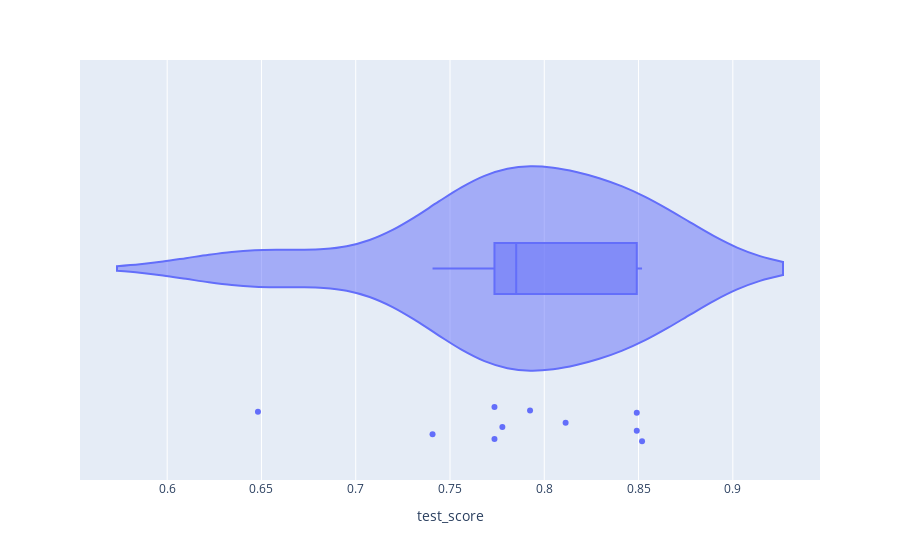

The code cell stored with this chart in its notebook:
### Markdown cell above
## KFolds

**Funcionamento**

1. **Divisão do Conjunto de Dados:**
   O conjunto de dados é dividido aleatoriamente em \( k \) subconjuntos (ou "folds") de aproximadamente igual tamanho.

2. **Execução Iterativa:**
   O modelo é treinado e validado \( k \) vezes, com cada uma das \( k \) partes sendo usada exatamente uma vez como conjunto de teste, enquanto as \( k-1 \) partes restantes formam o conjunto de treino.

3. **Treinamento e Validação:**
   - Em cada iteração, o modelo é treinado com \( k-1 \) folds e testado no fold restante.
   - Isso permite que o modelo seja validado de maneira justa, utilizando todo o conjunto de dados para treino e teste ao longo das \( k \) iterações.

4. **Avaliação do Modelo:**
   - Após o treinamento, os resultados de cada fold são usados para estimar a eficácia do modelo, tipicamente através da média das métricas de desempenho (como precisão, recall, F1-score, etc.) obtidas em cada fold.

Ao escolher o valor de \( k \), um equilíbrio deve ser encontrado entre o custo computacional e a precisão da estimativa. Um valor comum é \( k=10 \), mas valores como \( k=5 \) ou \( k=20 \) também são usados dependendo do tamanho e da natureza do conjunto de dados.

### Code cell
# VALIDAÇÃO CRUZADA
from sklearn.model_selection import cross_validate, KFold

classificador = DecisionTreeClassifier(max_depth = 10, random_state = 5)
kf = KFold(n_splits = 10, shuffle = True, random_state = 5)
cv_resultados = cross_validate(classificador, x_treino, y_treino, cv = kf)

cv_resultados = pd.DataFrame(cv_resultados)
display(cv_resultados.sample(3))

# colunas: 
# fit_time: tempo que levou para ajustar o modelo
# score_time: tempo que levou para calcular pontuação
# test_score: score obtidos pelo modelo em cada fold

# Analise graficas pontuações
histograma(cv_resultados['test_score']) # minha função de plotar histograma

import plotly.express as px
fig = px.violin(cv_resultados, x='test_score', box=True, points="all")
fig.show()

### Figure 1 — Plotly figure (JSON) as saved in the notebook; plotly's stock layout.template omitted (floating-point values rounded to 4 significant figures)
{"data": [{"alignmentgroup": "True", "box": {"visible": true}, "hovertemplate": "test_score=%{x}<extra></extra>", "legendgroup": "", "marker": {"color": "#636efa"}, "name": "", "offsetgroup": "", "orientation": "h", "points": "all", "scalegroup": "True", "showlegend": false, "type": "violin", "x": [0.7778, 0.8519, 0.6481, 0.7407, 0.7736, 0.8491, 0.7736, 0.7925, 0.8491, 0.8113], "x0": " ", "xaxis": "x", "y0": " ", "yaxis": "y"}], "layout": {"legend": {"tracegroupgap": 0}, "margin": {"t": 60}, "violinmode": "group", "xaxis": {"anchor": "y", "domain": [0, 1], "title": {"text": "test_score"}}, "yaxis": {"anchor": "x", "domain": [0, 1]}}}
